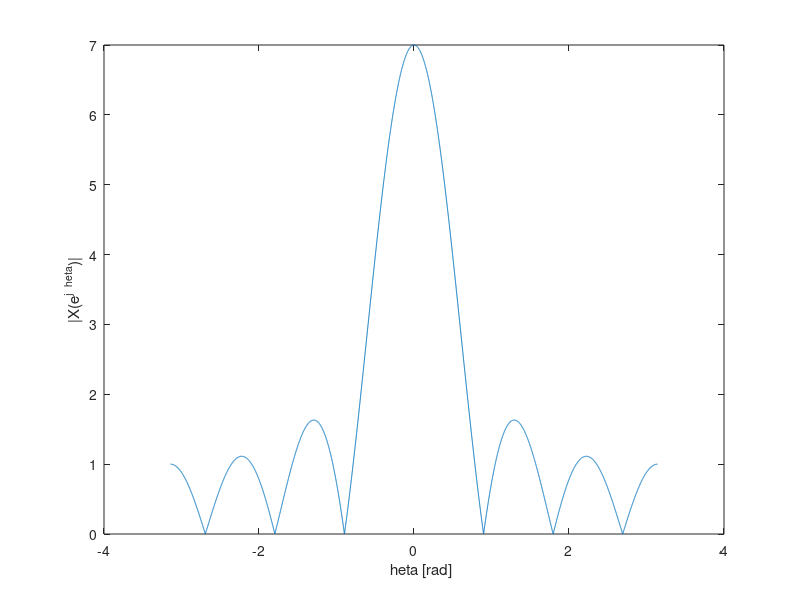

Here is the MATLAB script that generated this plot: (Note: this script raises an error after producing the figure.)
clear all;

theta=[-pi:0.001:pi];

A=1;
K1=3.5;
K2=0.5;
K3=0;

X=sin(K1*theta)./sin(K2*theta);

N = 16;

theta_fundamental = 2*pi/ N * [-3:3];

plot(theta,abs(X));
xlabel("\theta [rad]")
ylabel("|X(e^{j\theta})|")
hold on

Xk=fftshift(fft(X,N));
stem(theta_fundamental, abs(Xk));
